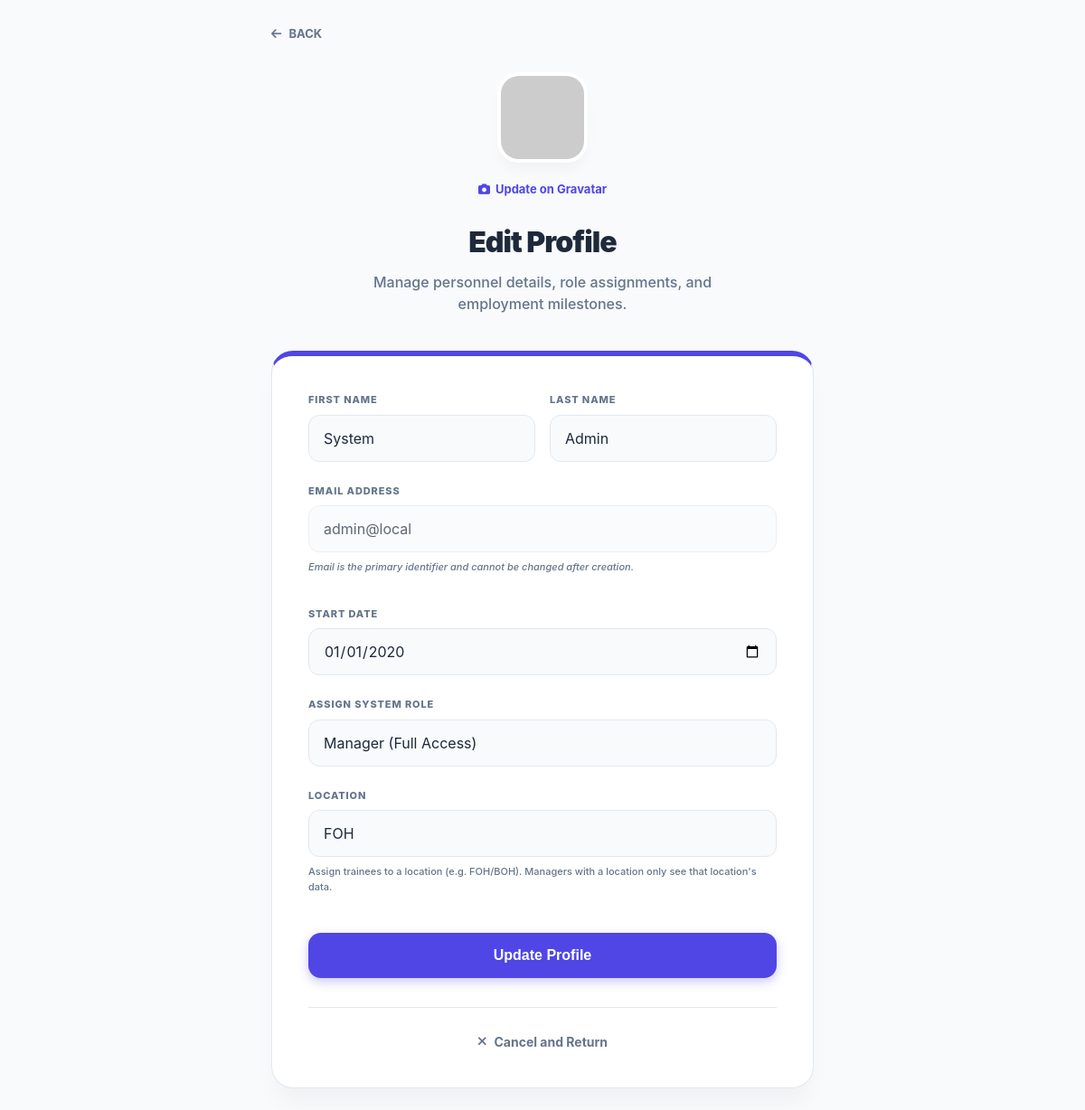
/manager/employees/1/edit (signed in), run on the app's committed database.
### app/models.py (models this page shows, shortened)
class Employee(db.Model):
    __tablename__ = "employees"
    id = db.Column(db.Integer, primary_key=True)
    first_name = db.Column(db.String(80), nullable=False)
    last_name = db.Column(db.String(80), nullable=False)
    role = db.Column(db.String(20), nullable=False, default="trainee")
    status = db.Column(db.String(20), nullable=False, default="active")
    start_date = db.Column(db.Date, nullable=True)
    location_id = db.Column(db.Integer, db.ForeignKey("locations.id"), nullable=True)
    graduated_at = db.Column(db.DateTime, nullable=True)  # When manager marked trainee as graduated (offboarding)
    current_roadmap_id = db.Column(db.Integer, db.ForeignKey("training_roadmaps.id"), nullable=True)
    created_at = db.Column(db.DateTime, default=lambda: datetime.now(timezone.utc), nullable=False)
    active_roadmap = db.relationship("TrainingRoadmap", foreign_keys=[current_roadmap_id], backref="trainees")
    locations = db.relationship(
        "Location",
        secondary=employee_locations,
        backref=db.backref("roster_employees", lazy="dynamic"),
        lazy="dynamic",
    )
    def location_ids(self):
        ids = [loc.id for loc in self.locations]
        if not ids and self.location_id:
            ids = [self.location_id]
        return ids
    def avatar(self, size=128):
        email = self.user_account.email.lower().encode('utf-8') if self.user_account else b"none"
        digest = hashlib.md5(email).hexdigest()
        return f'https://www.gravatar.com/avatar/{digest}?d=identicon&s={size}'

class User(db.Model, UserMixin):
    __tablename__ = "users"
    id = db.Column(db.Integer, primary_key=True)
    email = db.Column(db.String(255), unique=True, nullable=False, index=True)
    password_hash = db.Column(db.String(255), nullable=True)
    role = db.Column(db.String(20), nullable=False, default="trainee")
    employee_id = db.Column(db.Integer, db.ForeignKey("employees.id"), nullable=True)
    has_seen_tutorial = db.Column(db.Boolean, default=False)
    created_at = db.Column(db.DateTime, default=lambda: datetime.now(timezone.utc), nullable=False)
    employee = db.relationship("Employee", foreign_keys=[employee_id],
                               backref=db.backref("user_account", uselist=False))

class Location(db.Model):
    __tablename__ = "locations"
    id = db.Column(db.Integer, primary_key=True)
    name = db.Column(db.String(80), nullable=False)
    description = db.Column(db.String(255), nullable=True)
    created_at = db.Column(db.DateTime, default=lambda: datetime.now(timezone.utc), nullable=False)
    employees = db.relationship("Employee", backref="location", lazy="dynamic")

### app/routes/manager.py (the view, shortened to what this page needs)
@manager_bp.route("/employees/<int:employee_id>/edit", methods=['GET', 'POST'])
@manager_required
def employee_edit(employee_id):
    visible_ids = get_visible_employee_ids()
    if visible_ids is not None and employee_id not in visible_ids:
        abort(403)
    emp = Employee.query.get_or_404(employee_id)
    locations = Location.query.order_by(Location.name).all()
    return render_template("employee_form.html", mode="edit", employee=emp, locations=locations)

### app/routes/helpers.py (called while the page is built)
def manager_required(f):
    @wraps(f)
    def wrapped(*args, **kwargs):
        if not current_user.is_authenticated or current_user.role != 'manager':
            abort(403)
        return f(*args, **kwargs)
    return wrapped

### app/routes/manager.py (called while the page is built, shortened)
def _get_manager_location_ids():
    if not current_user.is_authenticated or current_user.role != "manager" or not current_user.employee_id:
        return None
    emp = Employee.query.get(current_user.employee_id)
    if not emp:
        return None
    ids = emp.location_ids()
    return ids if ids else None

def get_visible_employee_ids(location_filter=None):
    loc_ids = _get_manager_location_ids()
    if loc_ids is None:
        return None  # org-wide: no filter
    subq = db.session.query(employee_locations.c.employee_id).filter(
        employee_locations.c.location_id.in_(loc_ids)
    )
    rows = Employee.query.filter(
        Employee.status == "active",
        db.or_(
            Employee.location_id.in_(loc_ids),
            Employee.id.in_(subq),
        ),
    ).with_entities(Employee.id).all()
    return [r[0] for r in rows]

### app/routes/messages.py (called while the page is built)
@messages_bp.before_app_request
def load_system_settings():
    flask.g.system_settings = SystemSettings.query.first()

### app/templates/employee_form.html (shortened to what this page needs)
{% extends "base.html" %}
{% block body_class %}form-page{% endblock %}
{% block content %}
<div class="form-wrapper">
    <div class="form-container">
        <div style="margin-bottom: 32px;">
            <a href="javascript:history.back()"
               style="text-decoration: none; color: var(--text-muted); font-size: 13px; font-weight: 700; display: inline-flex; align-items: center; gap: 8px; transition: color 0.2s;"
               onmouseover="this.style.color='var(--primary)'" onmouseout="this.style.color='var(--text-muted)'">
                <i class="fa-solid fa-arrow-left"></i> BACK
            </a>
        </div>
        <div class="form-spectacle">
            {% if mode == "new" %}
                <div class="icon-spectacle">
                    <i class="fa-solid fa-user-plus" style="font-size: 32px;"></i>
                </div>
            {% else %}
                <img src="{{ employee.avatar(100) }}" class="avatar-spectacle">
                <div style="margin-top: 16px;">
                    <a href="https://en.gravatar.com/emails/" target="_blank" style="font-size: 13px; color: var(--primary); text-decoration: none; font-weight: 700; display: inline-flex; align-items: center; gap: 6px;">
                        <i class="fa-solid fa-camera"></i> Update on Gravatar
                    </a>
                </div>
            {% endif %}
            <h1 class="form-title">
                {% if mode == "new" %}Add Employee{% else %}Edit Profile{% endif %}
            </h1>
            <p class="form-subtitle">
                {% if mode == "new" %}
                    An invitation will be sent to the provided email to finalize their secure account setup.
                {% else %}
                    Manage personnel details, role assignments, and employment milestones.
                {% endif %}
            </p>
        </div>
        <div class="form-card">
            <form method="post" id="employeeForm"
                  action="{% if mode == 'new' %}{{ url_for('manager.employee_create') }}{% else %}{{ url_for('manager.employee_edit', employee_id=employee.id) }}{% endif %}"
                  class="field-stack">
                <div class="name-grid">
                    <div>
                        <label class="form-label">First Name</label>
                        <input type="text" id="first_name" name="first_name" required
                               value="{{ employee.first_name if employee else '' }}"
                               placeholder="e.g. John" autofocus
                               class="input-style">
                    </div>
                    <div>
                        <label class="form-label">Last Name</label>
                        <input type="text" id="last_name" name="last_name" required
                               value="{{ employee.last_name if employee else '' }}"
                               placeholder="e.g. Doe"
                               class="input-style">
                    </div>
                </div>
                <div>
                    <label class="form-label">Email Address</label>
                    <input type="email" id="email" name="email" required
                           value="{{ employee.user_account.email if employee and employee.user_account else '' }}"
                           placeholder="name@company.com"
                           class="input-style"
                           {% if mode == "edit" %}readonly{% endif %}>
                    <p style="font-size: 11px; color: var(--text-muted); margin-top: 8px; font-weight: 500; font-style: italic;">
                        {% if mode == "edit" %}
                            Email is the primary identifier and cannot be changed after creation.
                        {% else %}
                            This email is used to sync profile photos automatically via Gravatar.
                        {% endif %}
                    </p>
                </div>
                <div>
                    <label class="form-label">Start Date</label>
                    <input type="date" id="start_date" name="start_date"
                           value="{{ employee.start_date.strftime('%Y-%m-%d') if employee and employee.start_date else '' }}"
                           class="input-style">
                </div>
                <div>
                    <label class="form-label">Assign System Role</label>
                    <select name="role" id="role" required class="input-style" style="background-image: none;">
                        <option value="manager" {% if employee and employee.role == 'manager' %}selected{% endif %}>Manager (Full Access)</option>
                    </select>
                </div>
                {% if locations is defined and locations %}
                <div>
                    <label class="form-label">Location</label>
                    <select name="location_id" id="location_id" class="input-style" style="background-image: none;">
                        {% for loc in locations %}
                        <option value="{{ loc.id }}" {% if employee and employee.location_id == loc.id %}selected{% endif %}>{{ loc.name }}</option>
                        {% endfor %}
                    </select>
                    <p style="font-size: 11px; color: var(--text-muted); margin-top: 8px; font-weight: 500;">Assign trainees to a location (e.g. FOH/BOH). Managers with a location only see that location's data.</p>
                </div>
                {% endif %}
                <div style="margin-top: 8px;">
                    <button type="submit" id="submitBtn" class="btn-submit">
                        {% if mode == "new" %}Create and Send Invite{% else %}Update Profile{% endif %}
                    </button>
                </div>
            </form>
            <div style="text-align: center; margin-top: 32px; padding-top: 24px; border-top: 1px solid var(--border);">
                <a href="javascript:history.back()"
                   style="text-decoration: none; color: var(--text-muted); font-size: 14px; font-weight: 700; display: inline-flex; align-items: center; gap: 8px; transition: color 0.2s;"
                   onmouseover="this.style.color='var(--primary)'" onmouseout="this.style.color='var(--text-muted)'">
                    <i class="fa-solid fa-xmark"></i> Cancel and Return
                </a>
            </div>
        </div>
    </div>
</div>
{% endblock %}

### app/static/style.css (style rules this page uses)
:root { --primary: #2563eb; --primary-hover: #1d4ed8; --bg: #eff2f6; --text: #1e293b; --text-muted: #64748b; --border: #cbd5e1; --white: #ffffff; --danger: #ef4444; --success: #16a34a; --warning: #f59e0b; }
* { box-sizing: border-box; }
body { background-color: var(--bg); color: var(--text); font-family: 'Inter', -apple-system, BlinkMacSystemFont, "Segoe UI", Roboto, Helvetica, Arial, sans-serif; margin: 0; padding: 0; line-height: 1.5; -webkit-font-smoothing: antialiased; }
a { color: var(--primary); text-decoration: none; }
input, select, textarea { width: 100%; padding: 10px 12px; border: 1px solid var(--border); border-radius: 8px; font-size: 16px; background: var(--white); color: var(--text); transition: border-color 0.2s; font-family: inherit; }

### app/templates/employee_form.html (style rules this page uses)
.form-wrapper, .form-wrapper *, .form-wrapper *::before, .form-wrapper *::after { box-sizing: border-box !important; }
.form-wrapper { background: var(--bg-body); min-height: 100dvh; padding: 24px; justify-content: center; display: flex; flex-direction: column; align-items: center; width: 100%; }
.form-container { max-width: 600px; width: 100%; margin: 0 auto; }
.form-spectacle { text-align: center; margin-bottom: 40px; }
.avatar-spectacle { width: 100px; height: 100px; border-radius: 24px; border: 4px solid var(--bg-card); box-shadow: 0 10px 15px -3px var(--shadow); object-fit: cover; margin: 0 auto; display: block; }
.form-title { margin: 24px 0 8px 0; font-size: 32px; font-weight: 900; color: var(--text-main); letter-spacing: -0.03em; }
.form-subtitle { color: var(--text-muted); font-size: 16px; line-height: 1.5; font-weight: 500; max-width: 400px; margin: 0 auto; }
.form-card { background: var(--bg-card); padding: 40px; border-radius: 24px; border: 1px solid var(--border); box-shadow: 0 20px 25px -5px var(--shadow); border-top: 6px solid var(--primary); width: 100%; overflow: hidden; }
.form-label { font-size: 11px; font-weight: 800; color: var(--text-muted); text-transform: uppercase; letter-spacing: 0.08em; display: block; margin-bottom: 8px; }
.input-style { width: 100% !important; max-width: 100% !important; padding: 14px 16px; border: 1px solid var(--border); border-radius: 12px; font-size: 16px; background: var(--bg-body); color: var(--text-main); transition: all 0.2s; outline: none; display: block; min-width: 0 !important; height: 52px; appearance: none; -webkit-appearance: none; }
.input-style[readonly] { opacity: 0.7; cursor: not-allowed; background: var(--bg-body); }
.field-stack { display: flex; flex-direction: column; gap: 24px; width: 100%; }
.name-grid { display: grid; grid-template-columns: 1fr 1fr; gap: 16px; }
.btn-submit { width: 100%; padding: 16px; background: var(--primary); color: white; border: none; font-weight: 800; border-radius: 14px; font-size: 16px; cursor: pointer; transition: all 0.2s; box-shadow: 0 4px 12px rgba(79, 70, 229, 0.3); }

### data on the page
Employee: first_name "System", last_name "Admin", start_date "01/01/2020", role "Manager (Full Access)", location_id "FOH"
User: email "admin@local"
